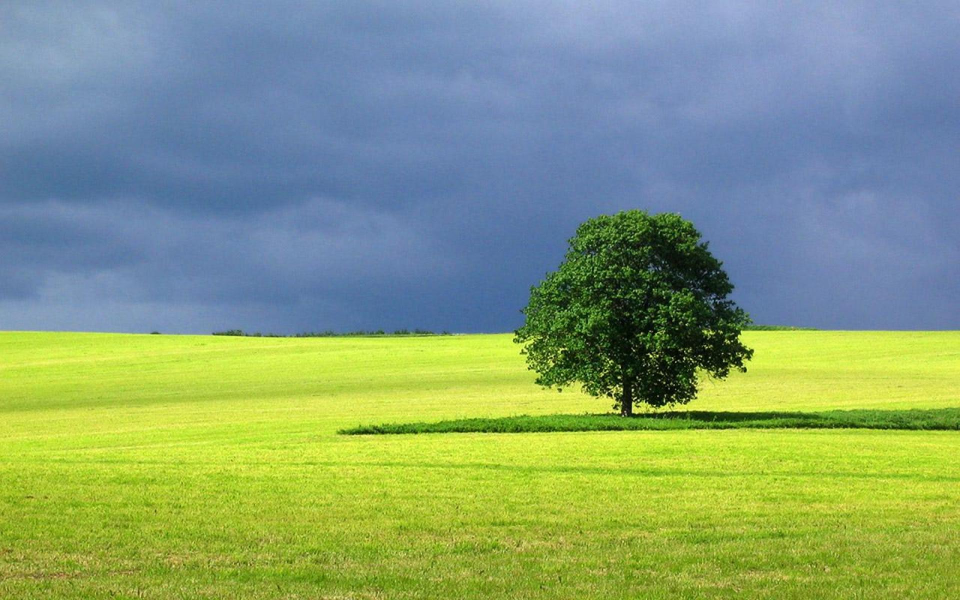
#> input picture images/land.jpg, 1920 x 1200 px (shown at 1/2 size)
$ jupyter execute --allow-errors index.ipynb   (shell and % lines are left out)
#> lines starting #> are read from the running program, lines starting #| are printed output that depends on the picture
### segment.py
import numpy as np
import cv2 as cv
import networkx as nx
import matplotlib.pyplot as plt
from tqdm import tqdm

from create_graph import image_to_graph
from utils import *
from core import *


def segmentation(image, sigma, neigh, K):
    # Create graph from image
    image, G = image_to_graph(image, k=neigh, sigma=sigma)

    # iterate over edges
    for edge in tqdm(sorted(G.edges(data=True), key=lambda x: x[2]['weight'])):
        # get u, v and weight
        u, v, weight = edge

        # get cluster of u and v
        cluster_u = get_cluster_of_node(G, u)
        cluster_v = get_cluster_of_node(G, v)

        # check if u and v are in the same cluster
        if cluster_u != cluster_v:

            # get difference between clusters
            diff = diff_(G, cluster_u, cluster_v)
            # get minimum internal similarity of clusters
            mint = mint_(G, cluster_u, cluster_v, k=K)

            # print(f"diff: {round(diff, 3)} | mint: {round(mint, 3)}")
            if diff < mint:
                # Merge clusters by updating the cluster of all nodes of cluster_2
                for node in get_nodes_of_cluster(G, cluster_v):
                    G.nodes[node]['cluster'] = cluster_u

    # For each cluster, create a set of nodes in that cluster
    clusters = []
    for cluster in set([G.nodes[node]['cluster'] for node in G.nodes()]):
        clusters.append(get_nodes_of_cluster(G, cluster))

    return G


### index.ipynb
[cell 1]
import matplotlib.pyplot as plt
import cv2 as cv

from utils import viz_segmentation
from segment import segmentation

[cell 2]
image_path = './images/land.jpg'
image_size = (32, 32)

[cell 3]
# Load image
image = cv.imread(image_path)
#> image is the input picture: shape (1200, 1920, 3); mean B, G, R 118.3, 158.6, 133.1

# Convert to rgb
image = cv.cvtColor(image, cv.COLOR_BGR2RGB)

# Resize image to image_size
image = cv.resize(image, image_size)
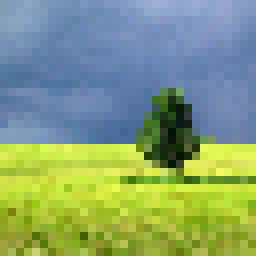
#> image: shape (32, 32, 3) (shown 8 times larger); mean R, G, B 133.1, 158.9, 118.7

# Show image
plt.imshow(image)

# Do a segmantation for Gray-Scale Image

[cell 4]
gray_image = cv.cvtColor(image, cv.COLOR_RGB2GRAY)
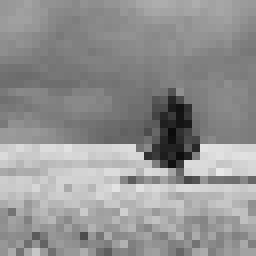
#> gray_image: shape (32, 32) (shown 8 times larger); min 11, max 231, mean 146.6

#> (the rest of this cell did not finish here and is left out)


_ = viz_segmentation(gray_image, G_gray, gray=True)

# Do a segmentation for RGB Image
###

#> (a cell that did not finish here is left out)


# Do segmentation for Green channel
G_G = segmentation(image[:, :, 1], sigma=4, neigh=2, K=50)

# Do segmentation for Blue channel
G_B = segmentation(image[:, :, 2], sigma=4, neigh=2, K=50)

[cell 6]
# Get segmented image for each channel
from utils import viz_segmentation
#> (the rest of this cell did not finish here and is left out)

[cell 7]
fig, axes = plt.subplots(1, 4, figsize=(10, 3))
axes[0].imshow(image[:, :, 0], cmap='gray')
axes[1].imshow(image[:, :, 1], cmap='gray')
axes[2].imshow(image[:, :, 2], cmap='gray')
# convert image to rgb
gray_image = cv.cvtColor(image, cv.COLOR_RGB2GRAY)
axes[3].imshow(gray_image, cmap='gray')
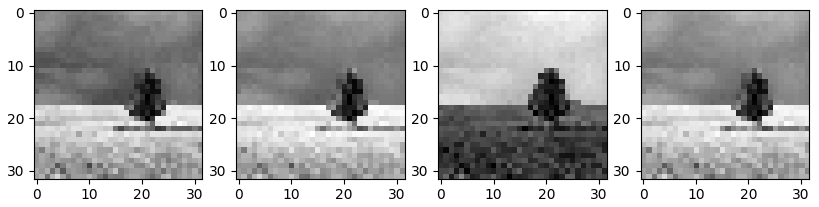
#> figure drawn by matplotlib, 4 panels

#> (a cell that did not finish here is left out)
